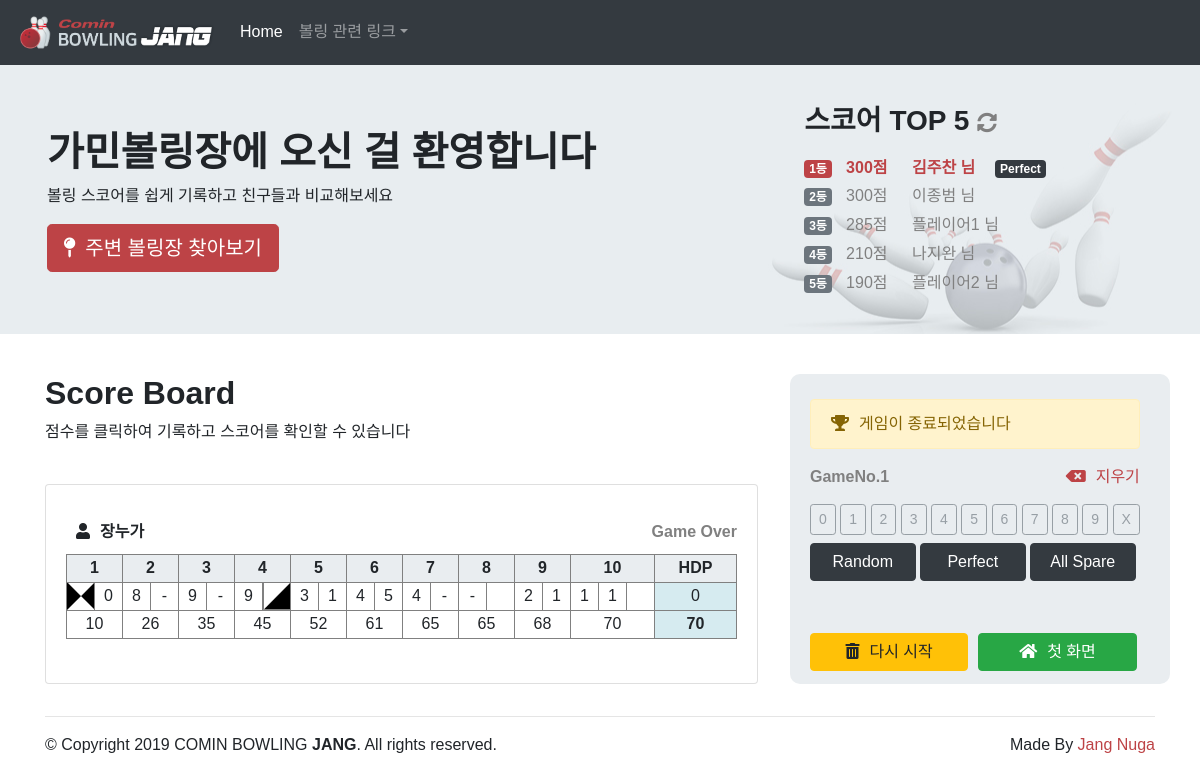
The page /play.php?gseq=1 on the database its author committed.
### tables this page shows
CREATE TABLE `NGJANG_SAVEDGAME` (
  `seq` int(11) NOT NULL,
  `gseq` int(11) DEFAULT NULL,
  `playerName` varchar(50) DEFAULT NULL,
  `ball_1_1` int(11) DEFAULT NULL,
  `ball_1_2` int(11) DEFAULT NULL,
  `ball_2_1` int(11) DEFAULT NULL,
  `ball_2_2` int(11) DEFAULT NULL,
  `ball_3_1` int(11) DEFAULT NULL,
  `ball_3_2` int(11) DEFAULT NULL,
  `ball_4_1` int(11) DEFAULT NULL,
  `ball_4_2` int(11) DEFAULT NULL,
  `ball_5_1` int(11) DEFAULT NULL,
  `ball_5_2` int(11) DEFAULT NULL,
  `ball_6_1` int(11) DEFAULT NULL,
  `ball_6_2` int(11) DEFAULT NULL,
  `ball_7_1` int(11) DEFAULT NULL,
  `ball_7_2` int(11) DEFAULT NULL,
  `ball_8_1` int(11) DEFAULT NULL,
  `ball_8_2` int(11) DEFAULT NULL,
  `ball_9_1` int(11) DEFAULT NULL,
  `ball_9_2` int(11) DEFAULT NULL,
  `ball_10_1` int(11) DEFAULT NULL,
  `ball_10_2` int(11) DEFAULT NULL,
  `ball_10_3` int(11) DEFAULT NULL,
  `score` int(11) DEFAULT NULL,
  `hdp` int(11) DEFAULT 0,
  `total` int(11) DEFAULT NULL,
  PRIMARY KEY (`seq`)
);

### pj/playing/setPlaying.php (called while the page is built, shortened)
<?php
    require "./pj/score/calcScore.php";
    $gseq = $_GET['gseq'];
    $sql = "select MIN(seq) as startSeq, MAX(seq) as endSeq from NGJANG_SAVEDGAME WHERE gseq=".$gseq;
    $result = mysqli_query($dbConn, $sql);
    $row = mysqli_fetch_array($result);
    $startSeq = $row['startSeq'];
    $sql = "SELECT S.*, M.* FROM NGJANG_SAVEDGAME AS S LEFT OUTER JOIN NGJANG_MASTER AS M ON S.gseq=M.seq
                WHERE S.gseq=".$gseq." ORDER BY S.seq ASC";
    $result = mysqli_query($dbConn, $sql);
    $row = mysqli_fetch_array($result);
    $userNumber = $row['userNumber'];
    list($pNum, $fNum, $bNum) = explode("_",$row['pinstatus']);
?>

### pj/playing/updateScore.php (called while the page is built, shortened)
<?php
    $s = new calcScore;
    $s->roll($row['ball_1_1']);
    $s->roll($row['ball_2_1']);
    if($row['ball_2_1'] != STRIKE_PIN) { $s->roll($row['ball_2_2']); }
    $s->roll($row['ball_3_1']);
    if($row['ball_3_1'] != STRIKE_PIN) { $s->roll($row['ball_3_2']); }
    $s->roll($row['ball_4_1']);
    if($row['ball_4_1'] != STRIKE_PIN) { $s->roll($row['ball_4_2']); }
    $s->roll($row['ball_5_1']);
    if($row['ball_5_1'] != STRIKE_PIN) { $s->roll($row['ball_5_2']); }
    $s->roll($row['ball_6_1']);
    if($row['ball_6_1'] != STRIKE_PIN) { $s->roll($row['ball_6_2']); }
    $s->roll($row['ball_7_1']);
    if($row['ball_7_1'] != STRIKE_PIN) { $s->roll($row['ball_7_2']); }
    $s->roll($row['ball_8_1']);
    if($row['ball_8_1'] != STRIKE_PIN) { $s->roll($row['ball_8_2']); }
    $s->roll($row['ball_9_1']);
    if($row['ball_9_1'] != STRIKE_PIN) { $s->roll($row['ball_9_2']); }
    $s->roll($row['ball_10_1']);
    $s->roll($row['ball_10_2']);
    $s->roll($row['ball_10_3']);
    $frame10 = $s->score();
    $total = $frame10 + $row['hdp'];
?>

### pj/score/calcScore.php (called while the page is built, shortened)
<?php
 class calcScore {
    public $rolls = array();
    public function roll($pins) {
        $this->rolls[] = $pins;
    }
    public function score() {
        $score = 0;
        $ballNum = 0;
        for ($frame = 0; $frame < self::MAX_FRAME; $frame++) {
            if ($this->isStrike($ballNum)) {
                $score += self::MAX_PIN + $this->rolls[$ballNum + 1] + $this->rolls[$ballNum + 2];;
                $ballNum++;
            }
            else if ($this->isSpare($ballNum)) {
                $score += self::MAX_PIN + $this->rolls[$ballNum + 2];;
                $ballNum += 2;
            }
            else {
                $score += $this->rolls[$ballNum] + $this->rolls[$ballNum + 1];
                $ballNum += 2;
            }
        }
        return $score;
    }
     private function isStrike($ballNum) {
         return $this->rolls[$ballNum] == self::MAX_PIN;
     }
     private function isSpare($ballNum) {
         return $this->rolls[$ballNum] + $this->rolls[$ballNum+1] == self::MAX_PIN;
     }
}

### pj/list/listRanking.php (the view, shortened to what this page needs)
<?php
$sql = "SELECT S.score, S.hdp, S.total, S.playerName, M.seq FROM NGJANG_SAVEDGAME AS S LEFT OUTER JOIN NGJANG_MASTER AS M ON S.gseq=M.seq ORDER BY S.total DESC, S.hdp ASC, M.endDate DESC LIMIT 1";
$result = mysqli_query($dbConn, $sql);
$row = mysqli_fetch_array($result);
    $playerName = $row['playerName'];
    $score = $row['score'];
    $total = $row['total'];
    $gseq = $row['seq'];
    $url = "./play.php?gseq=".$gseq;
    $perfect = "";
    if($score == 300)
        $perfect = "<span class=\"badge badge-dark\" style='margin-left: 20px;'>Perfect</span>";
    $listRanking = "<li class=\"blinking\" style='list-style: none; line-height: 1.8em;'> <span class=\"badge badge-primary\" style='margin-right: 10px;'>1등</span>
    <a href='".$url."' style='text-decoration: none;'><b>"."$total"."점 <span style='margin-left: 20px;'data-toggle=\"tooltip\" data-placement=\"right\" data-original-title=\"GameNo.".$gseq."\">".$playerName." 님</b></span></a>".$perfect."</li>";
$sql = "SELECT S.score, S.hdp, S.total, S.playerName, M.seq FROM NGJANG_SAVEDGAME AS S LEFT OUTER JOIN NGJANG_MASTER AS M ON S.gseq=M.seq ORDER BY S.total DESC, S.hdp ASC, M.endDate DESC LIMIT 5";
$result = mysqli_query($dbConn, $sql);
$rank = 2;
    while ($row = mysqli_fetch_array($result)) {
        $playerName = $row['playerName'];
        $total = $row['total'];
        $gseq = $row['seq'];
        $url = "./play.php?gseq=".$gseq;
        $perfect = "";
        $listRanking = $listRanking."<li style='list-style: none; line-height: 1.8em;'><span class=\"badge badge-secondary\" style='margin-right: 10px;'>".$rank."등</span>
        <a href='".$url."' style ='color: gray; text-decoration: none;'>"."$total"."점 <span style='margin-left: 20px;'data-toggle=\"tooltip\" data-placement=\"right\" data-original-title=\"GameNo.".$gseq."\">".$playerName." 님</a>".$perfect."<br></li>";
        $rank++;
    }

### view/playing.php (shortened to what this page needs)
<?php
    require "./pj/playing/setPlaying.php"; ?>
<div class="container" style="margin-bottom: 2em;">
	<form id="syForm" name="syForm" method="post">
        <div class="row">
            <div class="col-md-8" style="padding-top: 40px; padding-right: 2em;">
                <h2><b>Score Board</b></h2>
                <p>점수를 클릭하여 기록하고 스코어를 확인할 수 있습니다</p><br>
                <article>
                    <div class="card" id="card">
                        <div class="card-body">
                            <?php
                                for($thisPlayerNum = 1; $thisPlayerNum <= $userNumber; $thisPlayerNum++){
                                    $thisPlayerSeq = $startSeq + $thisPlayerNum - 1;
                                    $sql = "SELECT S.*, M.* FROM NGJANG_SAVEDGAME AS S LEFT OUTER JOIN NGJANG_MASTER AS M ON S.gseq=M.seq
                                            WHERE S.seq=".$thisPlayerSeq." ORDER BY S.seq ASC";
                                    $result = mysqli_query($dbConn, $sql);
                                    $row = mysqli_fetch_array($result);
                            ?>
                            <?php require './pj/playing/updateScore.php'; ?>
                            <div style="display:flex; margin-top:15px; margin-bottom: 10px; padding-left: 10px">
                                <div style="flex:1; text-align: left;">
                                    <i class="fas fa-user" style="padding-right: 10px;"></i><b><span id="player0_name"><?php echo $row['playerName']?></span></b>
                                </div>
                                <div id="player<?=$thisPlayerNum?>Alert" style="flex:1; text-align: right;"></div>
                            </div>
                            <?php require "./pj/playing/printTable.php";?>
                            <?php  }?>
                        </div>
                    </div>
                </article>
            </div>
            <div class="col-md-4" id="scoreInput" style="position: relative">
                <div style = "position: fixed; ">
                    <div class="alert alert-info" id="alert1" role="alert" style="height: 50px"></div>
                    <div style="display: flex; margin-top: 5px; margin-bottom: 5px;">
                        <div style="flex: 1; text-align: left; color: gray;"><b>GameNo.<?= $row['gseq'] ?></b></span></div>
                        <div style="flex: 1; text-align: right; margin-bottom: 10px;"><a href="#" onclick="deleteBtn()" style="text-decoration: none;"><i class="fas fa-backspace" style="padding-right: 10px;"></i>지우기</a></div>
                    </div>
                    <div>
                        <?php for ($i = 0; $i < MAX_PIN; $i++){ ?>
                        <button class="btn btn-danger btn-sm" id="btn<?= $i?>" value="<?= $i?>" type="button" onclick="insertBtn(this.value)"><?=$i?></button>
                        <?php } ?>
                        <button class="btn btn-danger btn-sm" id="btn10" value="10" type="button" onclick="insertBtn(this.value)" data-toggle="tooltip" data-placement="right" data-original-title="스트라이크">X</button>
                    </div>
                    <div style="margin-top: 8px;">
                        <button class="btn btn-dark btn-group-sm" id="btnRandom" type="button" style="width: 32%" onclick="randomBtn()" data-toggle="tooltip" data-placement="bottom" data-original-title="랜덤으로 점수 생성">Random</button>
                        <button class="btn btn-dark btn-group-sm" id="btnPerfect" type="button" style="width: 32%" onclick="gameBtn(10)" data-toggle="tooltip" data-placement="bottom" data-original-title="모든 프레임 스트라이크">Perfect</button>
                        <button class="btn btn-dark btn-group-sm" id="btnAllSpare" type="button" style="width: 32%" onclick="gameBtn(5)" data-toggle="tooltip" data-placement="bottom" data-original-title="모든 프레임 스페어 처리">All Spare</button>
                    </div>
                    <br><br>
                    <div class="row" style="margin-left: 0px; margin-right: 0px">
                        <button class="btn btn-warning my-1" id="btnReset" type="button" style="width: 48%; margin-right: 5px;" onclick="resetBtn()" ><i class="fas fa-trash-alt" style="padding-right: 10px;"></i>다시 시작</button>
                        <button class="btn btn-success my-1" id="btnHome" type="button" style="width: 48%; margin-left: 5px;" onclick="homeBtn()" ><i class="fas fa-home" style="padding-right: 10px;"></i>첫 화면</button>
                    </div>
                </div>
            </div>
        </div>
	</form>
</div>

### pj/playing/printTable.php (shortened to what this page needs)
<table class="table-score" border="1" width="100%">
    <tbody>
    <tr>
        <?php for($i = 1; $i < MAX_FRAME; $i++) { ?>
            <th colspan="2"><?= $i ?></th>
        <?php } ?>
        <th colspan="3">10</th>
        <th colspan="2">HDP</th>
    </tr>
    <tr>
        <?php
        $tableFrameNum = 0;
        for ($tablePinNum = 1; $tablePinNum < 22; $tablePinNum++) {
            if ($tablePinNum % 2 == 1) {
                $tableFrameNum = intval($tablePinNum / 2) + 1;
                $tableBallNum = $tablePinNum % 2;
            }
            else {
                $tableFrameNum = intval($tablePinNum / 2);
                $tableBallNum = $tablePinNum % 2 + 2;
            }
            if ($tablePinNum != 21) {
                if ($tableBallNum == 1 && $row['ball_' . $tableFrameNum . '_' . $tableBallNum] == STRIKE_PIN)
                    echo "<td id = 'p" . $thisPlayerNum . "b" . $tableFrameNum . '_' . $tableBallNum . "' class = 'strike'></td>";
                else if ($tableFrameNum == 10 && $row['ball_' . $tableFrameNum . '_' . $tableBallNum] == STRIKE_PIN)
                    echo "<td id = 'p" . $thisPlayerNum . "b" . $tableFrameNum . '_' . $tableBallNum . "' class = 'strike'></td>";
                else if ($row['ball_' . $tableFrameNum . '_1'] != STRIKE_PIN && $tableBallNum == 2 && $row['ball_' . $tableFrameNum . '_1'] + $row['ball_' . $tableFrameNum . '_2'] == SPARE_PIN)
                    echo "<td id = 'p" . $thisPlayerNum . "b" . $tableFrameNum . '_' . $tableBallNum . "' class = 'spare'></td>";
                else if ($row['ball_' . $tableFrameNum . '_1'] != STRIKE_PIN && $row['ball_' . $tableFrameNum . '_' . $tableBallNum] == '0')
                    echo "<td id = 'p" . $thisPlayerNum . "b" . $tableFrameNum . '_' . $tableBallNum . "' class = 'reset'>-</td>";
                else if ($row['ball_' . $tableFrameNum . '_' . $tableBallNum] == NULL)
                    echo "<td id = 'p" . $thisPlayerNum . "b" . $tableFrameNum . '_' . $tableBallNum . "' class = 'reset'></td>";
                else
                    echo "<td id = 'p" . $thisPlayerNum . "b" . $tableFrameNum . '_' . $tableBallNum . "' class = 'reset'>" . $row['ball_' . $tableFrameNum . '_' . $tableBallNum] . "</td>";
            }
            else {
                if ($row['ball_10_3'] == STRIKE_PIN)
                    echo "<td id = 'p".$thisPlayerNum."b10_3' class = 'strike'></td>";
                else if($row['ball_10_2'] != 10 && $row['ball_10_1'] + $row['ball_10_2'] != 10 && $row['ball_10_2']+$row['ball_10_3'] == 10)
                    echo "<td id = 'p".$thisPlayerNum."b10_3' class = 'spare'></td>";
                else if($row['ball_10_1']+$row['ball_10_2'] > 10 && $row['ball_10_3'] == '0')
                    echo "<td id = 'p".$thisPlayerNum."b10_3' class = 'reset'>-</td>";
                else if($row['ball_10_3'] == NULL)
                    echo "<td id = 'p".$thisPlayerNum."b10_3' class = 'reset'></td>";
                else
                    echo"<td id = 'p".$thisPlayerNum."b10_3' class = 'reset'>".$row['ball_10_3']."</td>";
            }
        }
        ?>
        <td colspan="2" bgcolor="#D6EBF0"><div id="hdp"><?php echo $row['hdp']?></div></td>
    </tr>
    <tr>
        <?php for($i = 1; $i < MAX_FRAME; $i++) { ?>
            <td id="p<?=$thisPlayerNum?>f<?=$i?>" class="" colspan="2">
                    <span id="player0_<?=${"frame".$i}?>">
                        <?php if($pNum > $thisPlayerNum && $fNum == $i)
                            echo ${"frame".$i};
                        else if($fNum > $i)
                            echo ${"frame".$i};
                        else {};?>
                    </span>
            </td>
        <?php }?>
        <td id="p<?=$thisPlayerNum?>f10" colspan="3">
                <span id="player0_frame10">
                    <?php if($pNum > $thisPlayerNum && $fNum == 10)
                        echo $frame10;
                    else if($fNum > 10)
                        echo $frame10;
                    else {};?>
                </span>
        </td>
        <td colspan="2" bgcolor="#D6EBF0"><b>
                <span id="score">
                    <?php if($total > 300)
                    echo $total?>
                </span></b>
        </td>
    </tr>
    </tbody>
</table><br>

### css/style.css (style rules this page uses)
body { font-family: "Nanum Gothic", sans-serif; padding-top: 50px; padding-bottom: 20px; }
th { background-color : #E9EDF0; text-align: center; vertical-align: center; }
tr { height: 28px; vertical-align: center; }
td { width: 28px; text-align: center; }
a { color: black; text-decoration: none; }
.spare { background: url('../img/spare.png'); background-size: 100% 100%; }
.strike { background: url('../img/strike.png'); background-size: 100% 100%; }
.reset { background-color: white; }
.blinking { -webkit-animation:blink 1.5s ease-in-out infinite alternate; -moz-animation:blink 1.5s ease-in-out infinite alternate; animation:blink 1.5s ease-in-out infinite alternate; }
#scoreInput { margin-top:40px; padding-top: 25px; padding-bottom: 25px; padding-left: 20px; padding-right: 20px; background-color: #E9EDF0; border-radius: 10px 10px / 10px 10px; }

### rows shown on the page
ngjang_savedgame: total "300", playerName "김주찬"
ngjang_savedgame: total "300", playerName "이종범"
ngjang_savedgame: total "285", playerName "플레이어1"
ngjang_savedgame: total "210", playerName "나지완"
ngjang_savedgame: total "190", playerName "플레이어2"
ngjang_savedgame: playerName "장누가", ball_1_1 10 (drawn), ball_1_2 "0", ball_2_1 "8", ball_3_1 "9", ball_4_1 "9", ball_4_2 1 (drawn), ball_5_1 "3", ball_5_2 "1", ball_6_1 "4", ball_6_2 "5", ball_7_1 "4", ball_8_1 0 (drawn), ball_9_1 "2", ball_9_2 "1", ball_10_1 "1", ball_10_2 "1", hdp "0", i "10", i "26", i "35", i "45", i "52", i "61", i "65", i "68", hdp "70", gseq "1"
